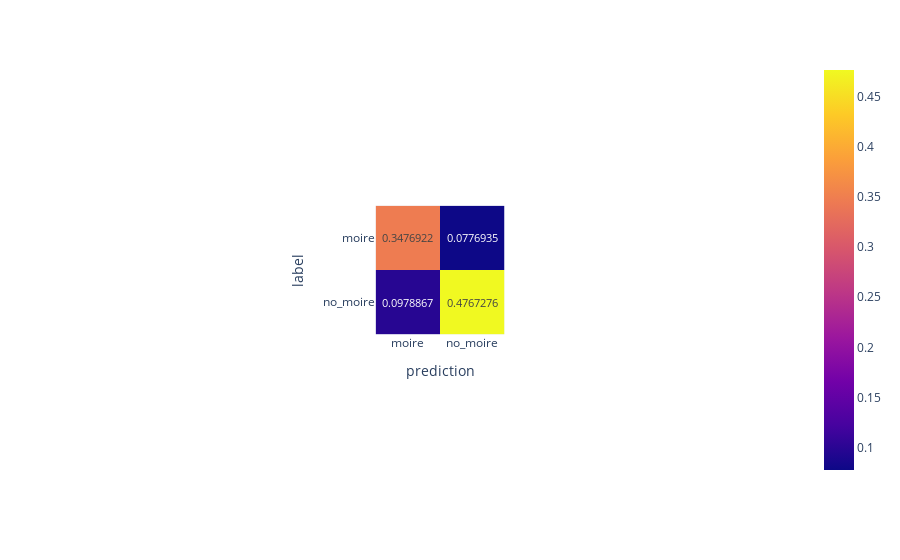

This figure's notebook cell:
### Code cell
get_confusion_matrix( metrics['test'], relative=True )

### Figure 1 — Plotly figure (JSON) as saved in the notebook; plotly's stock layout.template omitted (floating-point values rounded to 4 significant figures)
{"data": [{"coloraxis": "coloraxis", "hovertemplate": "prediction: %{x}<br>label: %{y}<br>color: %{z}<extra></extra>", "name": "0", "texttemplate": "%{z}", "type": "heatmap", "x": ["moire", "no_moire"], "xaxis": "x", "y": ["moire", "no_moire"], "yaxis": "y", "z": [[0.3477, 0.07769], [0.09789, 0.4767]]}], "layout": {"autosize": true, "coloraxis": {"colorscale": [[0, "#0d0887"], [0.1111, "#46039f"], [0.2222, "#7201a8"], [0.3333, "#9c179e"], [0.4444, "#bd3786"], [0.5556, "#d8576b"], [0.6667, "#ed7953"], [0.7778, "#fb9f3a"], [0.8889, "#fdca26"], [1, "#f0f921"]]}, "margin": {"t": 60}, "xaxis": {"anchor": "y", "autorange": true, "constrain": "domain", "domain": [0.4106, 0.5894], "range": [-0.5, 1.5], "scaleanchor": "y", "title": {"text": "prediction"}, "type": "category"}, "yaxis": {"anchor": "x", "autorange": true, "constrain": "domain", "domain": [0, 1], "range": [1.5, -0.5], "title": {"text": "label"}, "type": "category"}}}
